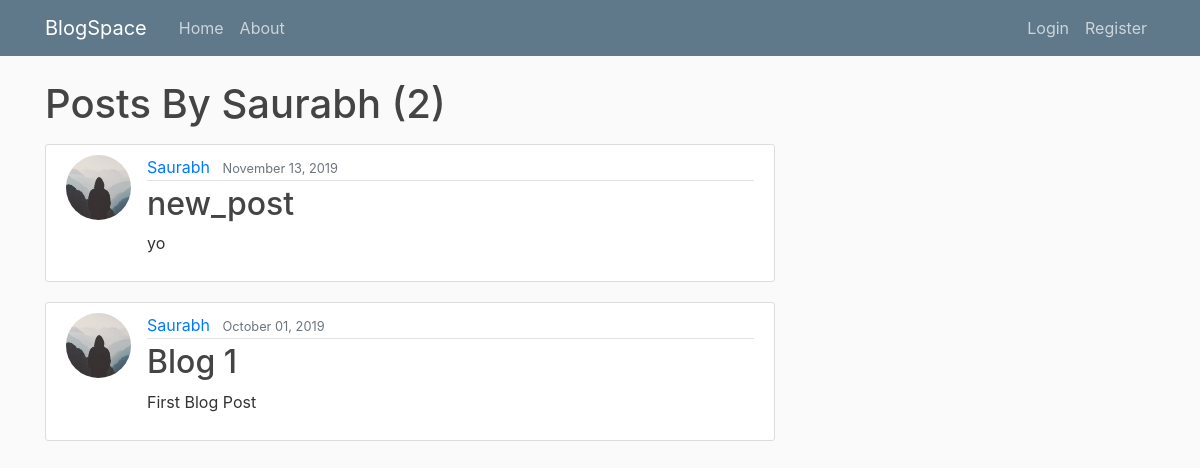
The app's page /blog/user/Saurabh with its own data.
### blog/models.py (models this page shows, shortened)
class Post(models.Model):
	title=models.CharField(max_length=100)
	content=models.TextField()
	date_posted=models.DateTimeField(auto_now_add=True)
	author=models.ForeignKey(User, on_delete=models.CASCADE)

### users/models.py (models this page shows, shortened)
class Profile(models.Model):
	user= models.OneToOneField(User, on_delete=models.CASCADE)
	image=models.ImageField(default='default.jpg', upload_to='profile_pics')

### blog/views.py (the view)
# urls.py: path('user/<str:username>', UserPostListView.as_view(), name='user-posts'),
class UserPostListView(ListView):
	model= Post
	template_name='blog/user_posts.html'
	context_object_name='posts'
	paginate_by= 2
	def get_queryset(self):
		user = get_object_or_404(User,username=self.kwargs.get('username'))
		return Post.objects.filter(author=user).order_by('-date_posted')

### blog/Templates/blog/user_posts.html (shortened to what this page needs)
{% extends "blog/base.html" %}
{% block content %}
	<h1 class="mb-3">Posts By {{ view.kwargs.username }} ({{ page_obj.paginator.count }})</h1>
	{% for post in posts %}
		<article class="media content-section">
     	  <img class="rounded-circle article-img" src="{{ post.author.profile.image.url }}">
		  <div class="media-body">
		    <div class="article-metadata">
		      <a class="mr-2" href="{% url 'user-posts' post.author.username %}">{{ post.author }}</a>
		      <small class="text-muted">{{ post.date_posted|date:"F d, Y" }}</small>
		    </div>
		    <h2><a class="article-title" href="{% url 'post-detail' post.id %}">{{ post.title }}</a></h2>
		    <p class="article-content">{{ post.content }}</p>
		  </div>
		</article>
	{%endfor%}
{% endblock %}

### blog/static/blog/main.css (style rules this page uses)
body { background: #fafafa; color: #333333; margin-top: 5rem; }
h1, h2, h3, h4, h5, h6 { color: #444444; }
.content-section { background: #ffffff; padding: 10px 20px; border: 1px solid #dddddd; border-radius: 3px; margin-bottom: 20px; }
.article-title { color: #444444; }
.article-content { white-space: pre-line; }
.article-img { height: 65px; width: 65px; margin-right: 16px; }
.article-metadata { padding-bottom: 1px; margin-bottom: 4px; border-bottom: 1px solid #e3e3e3 }

### records on screen
Post: author.profile.image (placeholder picture), author "Saurabh", date_posted "November 13, 2019", title "new_post", content "yo"
Post: author.profile.image (placeholder picture), author "Saurabh", date_posted "October 01, 2019", title "Blog 1", content "First Blog Post"

### other values on screen
{{ view.kwargs.username }} "Saurabh"
{{ page_obj.paginator.count }} "2"
